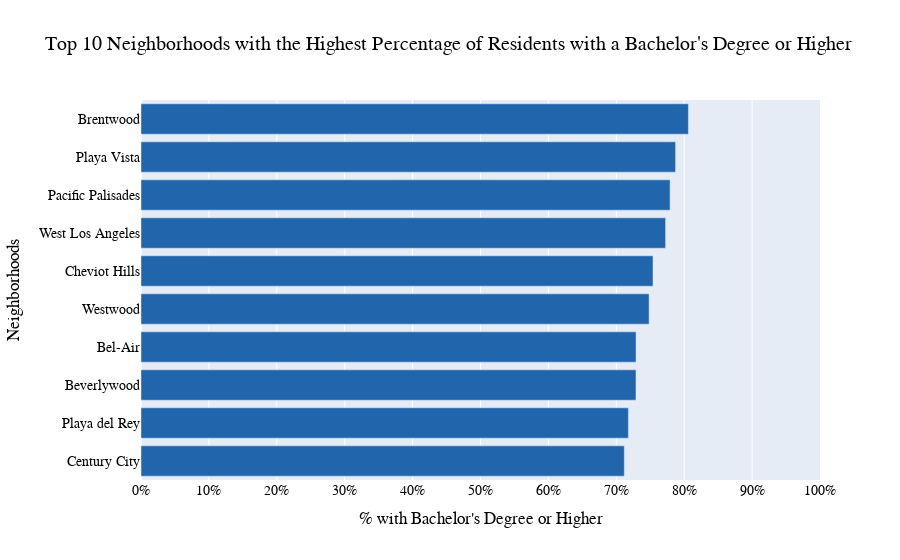

Here is the notebook cell this chart was saved with:
### Markdown cell above
### Plot a bar chart of the top 10 neighborhoods with the highest percentage of residents with a bachelor's degree or higher

### Code cell
# Get the top 10 neighborhoods and sort them in descending order
top_10_neighborhoods = df_sorted.head(10).sort_values(by="Bachelor's Degree or Higher", ascending=True)

# Create the bar chart using Plotly Express
fig = px.bar(top_10_neighborhoods, x="Bachelor's Degree or Higher", y='name',
             labels={"Bachelor's Degree or Higher": "% with Bachelor's Degree or Higher",
                     "name": "Neighborhood"},
             orientation='h',  # Set orientation to horizontal
             title="Top 10 Neighborhoods with the Highest Percentage of Residents with a Bachelor's Degree or Higher",
             hover_data={"Bachelor's Degree or Higher": True, 'name': False},  # Specify hover data
             color_discrete_sequence=['#2166ac'])  # Set bar color to #2166ac

# Customize the layout
fig.update_layout(xaxis_title="% with Bachelor's Degree or Higher", yaxis_title='Neighborhoods',
                  title_font_size=20,
                  font=dict(family="Arial, sans-serif", size=14, color="Black"),
                  xaxis=dict(range=[0, 100],  # Set the x-axis range from 0 to 100
                             tickvals=list(range(0, 101, 10)),  # Set the tick values in 10% increments
                             ticktext=[f'{i}%' for i in range(0, 101, 10)]))  # Set the tick text in 10% increments

# Show the plot
fig.show()

### Figure 1 — Plotly figure (JSON) as saved in the notebook; plotly's stock layout.template omitted (floating-point values rounded to 4 significant figures)
{"data": [{"alignmentgroup": "True", "hovertemplate": "% with Bachelor's Degree or Higher=%{x}<extra></extra>", "legendgroup": "", "marker": {"color": "#2166ac", "pattern": {"shape": ""}}, "name": "", "offsetgroup": "", "orientation": "h", "showlegend": false, "textposition": "auto", "type": "bar", "x": [71.18, 71.78, 72.9, 72.91, 74.83, 75.41, 77.26, 77.92, 78.73, 80.62], "xaxis": "x", "y": ["Century City", "Playa del Rey", "Beverlywood", "Bel-Air", "Westwood", "Cheviot Hills", "West Los Angeles", "Pacific Palisades", "Playa Vista", "Brentwood"], "yaxis": "y"}], "layout": {"autosize": true, "barmode": "relative", "font": {"color": "Black", "family": "Arial, sans-serif", "size": 14}, "legend": {"tracegroupgap": 0}, "title": {"font": {"size": 20}, "text": "Top 10 Neighborhoods with the Highest Percentage of Residents with a Bachelor's Degree or Higher"}, "xaxis": {"anchor": "y", "domain": [0, 1], "range": [0, 100], "ticktext": ["0%", "10%", "20%", "30%", "40%", "50%", "60%", "70%", "80%", "90%", "100%"], "tickvals": [0, 10, 20, 30, 40, 50, 60, 70, 80, 90, 100], "title": {"text": "% with Bachelor's Degree or Higher"}, "type": "linear"}, "yaxis": {"anchor": "x", "autorange": true, "domain": [0, 1], "range": [-0.5, 9.5], "title": {"text": "Neighborhoods"}, "type": "category"}}}
